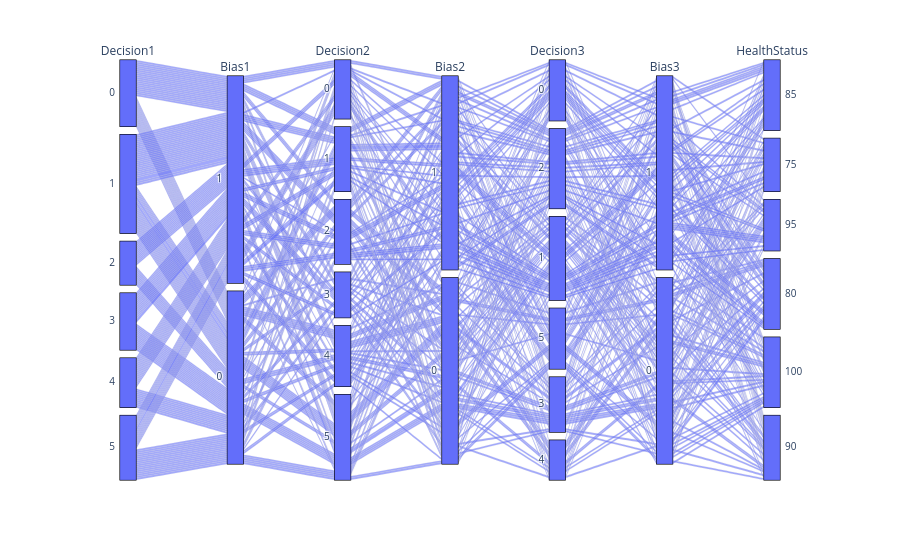

This figure's notebook cell:
### Code cell
import pandas as pd
import numpy as np
import plotly.express as px

data = pd.read_csv("SampleData2.csv")
#data

fig = px.parallel_categories(data)
fig.show()

### Figure 1 — Plotly figure (JSON) as saved in the notebook; plotly's stock layout.template omitted (floating-point values rounded to 4 significant figures; data arrays with more than 128 entries replaced by an {"elided": "..."} marker saying what was removed)
{"data": [{"dimensions": [{"categoryarray": [0, 1, 2, 3, 4, 5], "categoryorder": "array", "label": "Decision1", "ticktext": [0, 1, 2, 3, 4, 5], "values": {"elided": "200 int values"}}, {"label": "Bias1", "values": {"elided": "200 int values"}}, {"categoryarray": [0, 1, 2, 3, 4, 5], "categoryorder": "array", "label": "Decision2", "ticktext": [0, 1, 2, 3, 4, 5], "values": {"elided": "200 int values"}}, {"label": "Bias2", "values": {"elided": "200 int values"}}, {"categoryarray": [0, 2, 1, 5, 3, 4], "categoryorder": "array", "label": "Decision3", "ticktext": [0, 2, 1, 5, 3, 4], "values": {"elided": "200 int values"}}, {"label": "Bias3", "values": {"elided": "200 int values"}}, {"label": "HealthStatus", "values": {"elided": "200 int values"}}], "domain": {"x": [0, 1], "y": [0, 1]}, "name": "", "type": "parcats"}], "layout": {"autosize": true, "legend": {"tracegroupgap": 0}, "margin": {"t": 60}}}
